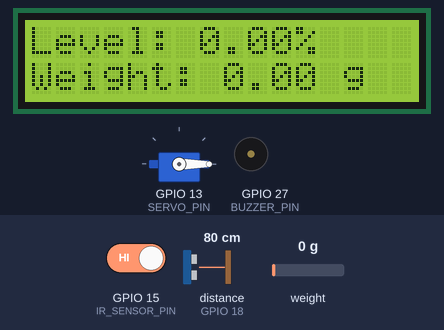
The sketch below on a simulated ESP32. Parts: servo, 16×2 character LCD, buzzer (waves = sounding, pin HIGH). Wiring (inferred from the names in the program): ultrasonic range finder: trigger GPIO 5; echo GPIO 18. Inputs (shaded band) come from the test bench; at power-on: distance to the obstacle (sensor on GPIO 18) 80 cm, GPIO 15 (IR_SENSOR_PIN) HIGH, weight on the scale 0 g. The echo pulse lasts 58.3 µs per cm; WiFi joins after 1.5 s; servers stay silent unless stated; pins used as bus, display or sensor lines are not drawn; what the sketch prints to the serial monitor is not drawn.

Above: at 4.0 s.
4.1 s: distance to the obstacle (sensor on GPIO 18) set to 5 cm
At 6.4 s:
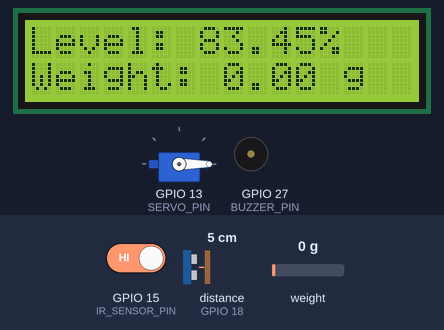
6.7 s: distance to the obstacle (sensor on GPIO 18) set to 2 cm
At 8.5 s:
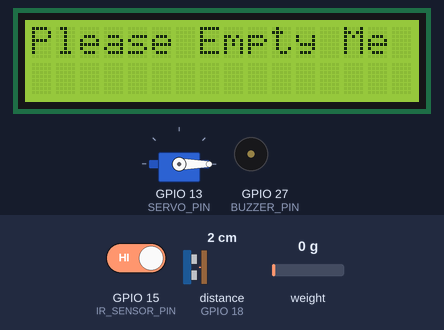
11.0 s: distance to the obstacle (sensor on GPIO 18) set to 35 cm
At 12.4 s:
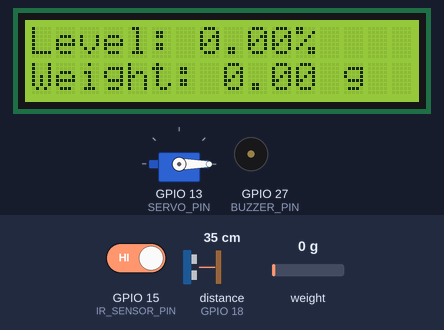
12.7 s: GPIO 15 (IR_SENSOR_PIN) driven LOW
At 14.5 s:
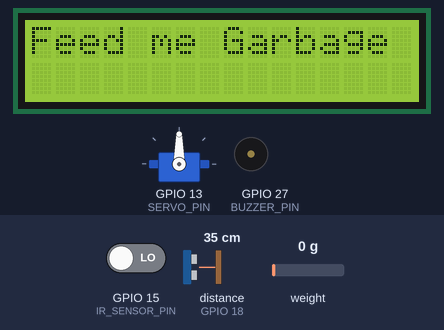
17.0 s: GPIO 15 (IR_SENSOR_PIN) driven HIGH
At 18.0 s:
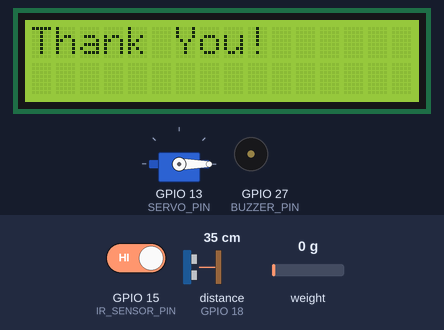
20.9 s: weight on the scale set to 100 g
At 22.5 s:
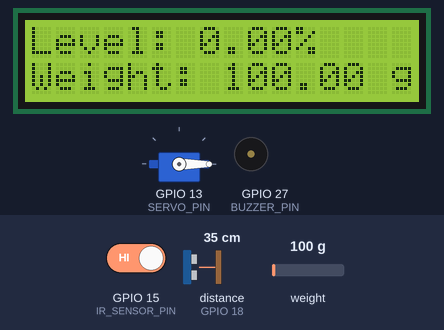
Timing chart, 0 to 24.0 s (numbered marks = the images above; inputs shaded):
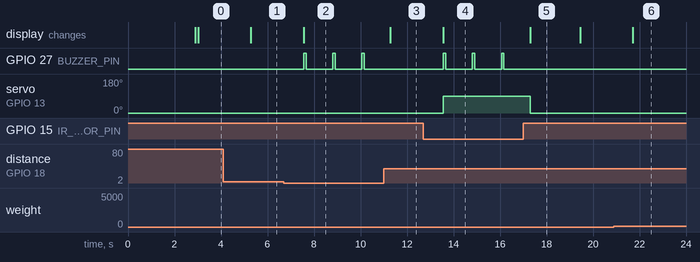

The sketch:

weightAll-trial.ino
```cpp
#define BLYNK_TEMPLATE_ID ""
#define BLYNK_TEMPLATE_NAME ""

#include <ESP32Servo.h>
#include <Wire.h>
#include <LiquidCrystal_I2C.h>
#include "HX711.h"
#include <WiFi.h>
#include <BlynkSimpleEsp32.h>


#define IR_SENSOR_PIN 15
#define SERVO_PIN 13
#define BUZZER_PIN 27

Servo servoMotor;
LiquidCrystal_I2C lcd(0x27, 16, 2);

const int trigPin = 5;
const int echoPin = 18;
const float DUSTBIN_DEPTH_CM = 30.0;
#define SOUND_SPEED 0.034
#define CM_TO_INCH 0.393701

HX711 scale;
const int LOADCELL_DOUT_PIN = 16;
const int LOADCELL_SCK_PIN = 4;
const float WEIGHT_THRESHOLD = 10000.0; // Threshold weight in grams (10 kg)

char auth[] = "auth token";
char ssid[] = "My SSID";
char pass[] = "C*Password";

// Blynk virtual pin numbers
#define VPIN_LEVEL V1
#define VPIN_WEIGHT V2
#define VPIN_MESSAGE V0 // Virtual pin for displaying messages on Blynk

bool obstacleDetected = false;
unsigned long obstacleDetectedTime = 0;

void setup() {
  Serial.begin(115200);
  pinMode(IR_SENSOR_PIN, INPUT);
  servoMotor.attach(SERVO_PIN);
  servoMotor.write(0);
  pinMode(BUZZER_PIN, OUTPUT);
  pinMode(trigPin, OUTPUT);
  pinMode(echoPin, INPUT);

  lcd.init();
  lcd.backlight();

  scale.begin(LOADCELL_DOUT_PIN, LOADCELL_SCK_PIN);
  scale.set_scale(-107.25); // Calibrate the scale
  scale.tare(); // Reset the scale to 0

  Blynk.begin(auth, ssid, pass);

  // Display connected message on serial monitor
  Serial.println("Connected to Blynk server");

  // Display connected Wi-Fi network
  Serial.print("Connected to WiFi network: ");
  Serial.println(WiFi.SSID());

  // Display IP address
  Serial.print("Device IP address: ");
  Serial.println(WiFi.localIP());

  displayMessage("Use Me !");
}

void loop() {
  Blynk.run();

  long duration = measureDistance();
  float distanceCm = duration * SOUND_SPEED / 2;
  float levelPercent = max(0.0, 100.0 - ((distanceCm / DUSTBIN_DEPTH_CM) * 100.0));

  // Read weight from the load cell
  float weight = scale.get_units();
  if (weight < 0) weight = 0; // Ensure weight is not negative

  // Display dustbin level and weight on LCD
  displayLevelAndWeight(levelPercent, weight);

  // Check if the dustbin level exceeds 90%
  if (levelPercent > 90) {
    displayMessage("Please Empty Me");
    beep();
    Blynk.virtualWrite(VPIN_MESSAGE, "Please Empty Me"); // Send message to Blynk
  }

  // Check if weight exceeds threshold
  if (weight > WEIGHT_THRESHOLD) {
    displayMessage("Weight Exceeded!");
    beep(); // Activate the buzzer
    // Additional actions can be taken here if needed
    Blynk.virtualWrite(VPIN_MESSAGE, "Weight Exceeded!"); // Send message to Blynk
  }

  // Check if both level and weight are below their thresholds before opening the lid
  if (levelPercent <= 90 && weight <= WEIGHT_THRESHOLD && digitalRead(IR_SENSOR_PIN) == LOW) {
    if (!obstacleDetected) {
      rotateServo();
      obstacleDetected = true;
      obstacleDetectedTime = millis();
    }
    displayMessage("Feed me Garbage");
    beep();
    Blynk.virtualWrite(VPIN_MESSAGE, "Feed me Garbage"); // Send message to Blynk
  } else {
    if (obstacleDetected) {
      unsigned long currentTime = millis();
      if (currentTime - obstacleDetectedTime >= 1000) {
        servoMotor.write(0);
        displayMessage("Thank You!");
        delay(1000);
        obstacleDetected = false;
        Blynk.virtualWrite(VPIN_MESSAGE, "Thank You!"); // Send message to Blynk
      }
    }
  }

  delay(1000);
}

long measureDistance() {
  digitalWrite(trigPin, LOW);
  delayMicroseconds(2);
  digitalWrite(trigPin, HIGH);
  delayMicroseconds(10);
  digitalWrite(trigPin, LOW);
  return pulseIn(echoPin, HIGH);
}

void displayLevelAndWeight(float levelPercent, float weightGrams) {
  // Convert weight from grams to kilograms
  float weightKg = weightGrams / 1000.0;

  lcd.clear();
  lcd.setCursor(0, 0);
  lcd.print("Level: ");
  lcd.print(levelPercent);
  lcd.print("%");

  lcd.setCursor(0, 1);
  lcd.print("Weight: ");
  lcd.print(weightGrams); // Display weight in grams
  lcd.print(" g");

  // Update Blynk widgets
  Blynk.virtualWrite(VPIN_LEVEL, levelPercent);
  Blynk.virtualWrite(VPIN_WEIGHT, weightKg); // Send weight in kilograms to Blynk
}

void displayMessage(String message) {
  lcd.clear();
  lcd.setCursor(0, 0);
  lcd.print(message);
}

void rotateServo() {
  servoMotor.write(90);
}

void beep() {
  digitalWrite(BUZZER_PIN, HIGH);
  delay(100);
  digitalWrite(BUZZER_PIN, LOW);
}
```

Measured:
- the behaviour switches between 4 and 3 cm on distance to the obstacle (sensor on GPIO 18) (found by bisection; images 1 and 2)
- after the input at 4.1 s, the display: changes after 1.2 s (image 1)
- after the input at 6.7 s, GPIO 27 (BUZZER_PIN): alternates HIGH for 0.10 s and LOW for 1.1 s, starting after 0.86 s; the display: changes after 0.86 s (image 2)
- after the input at 11.0 s, GPIO 27 (BUZZER_PIN): stops changing and stays LOW; the display: changes after 0.29 s (image 3)
- after the input at 12.7 s, GPIO 27 (BUZZER_PIN): alternates HIGH for 0.10 s and LOW for 1.1 s, starting after 0.87 s; servo on GPIO 13 (SERVO_PIN): 0° → 90° after 0.86 s; the display: changes after 0.87 s (image 4)
- after the input at 17.0 s, GPIO 27 (BUZZER_PIN): stops changing and stays LOW; servo on GPIO 13 (SERVO_PIN): 90° → 0° after 0.31 s; the display: changes after 0.31 s (image 5)
- after the input at 20.9 s, the display: changes after 0.81 s (image 6)
